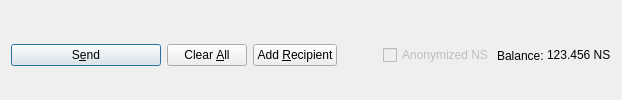
         <widget class="QFrame" name="frame_Send">
          <layout class="QHBoxLayout" name="horizontalLayout">
           <property name="bottomMargin">
            <number>0</number>
           </property>
           <item>
            <widget class="QPushButton" name="sendButton">
             <property name="minimumSize">
              <size>
               <width>150</width>
               <height>0</height>
              </size>
             </property>
             <property name="toolTip">
              <string>Confirm the send action</string>
             </property>
             <property name="text">
              <string>S&amp;end</string>
             </property>
             <property name="icon">
              <iconset resource="../nodestats.qrc">
               <normaloff>:/icons/send</normaloff>:/icons/send</iconset>
             </property>
             <property name="autoDefault">
              <bool>false</bool>
             </property>
             <property name="default">
              <bool>true</bool>
             </property>
            </widget>
           </item>
           <item>
            <widget class="QPushButton" name="clearButton">
             <property name="sizePolicy">
              <sizepolicy hsizetype="Minimum" vsizetype="Fixed">
               <horstretch>0</horstretch>
               <verstretch>0</verstretch>
              </sizepolicy>
             </property>
             <property name="toolTip">
              <string>Clear all fields of the form.</string>
             </property>
             <property name="text">
              <string>Clear &amp;All</string>
             </property>
             <property name="icon">
              <iconset resource="../nodestats.qrc">
               <normaloff>:/icons/remove</normaloff>:/icons/remove</iconset>
             </property>
             <property name="autoDefault">
              <bool>false</bool>
             </property>
            </widget>
           </item>
           <item>
            <widget class="QPushButton" name="addButton">
             <property name="toolTip">
              <string>Send to multiple recipients at once</string>
             </property>
             <property name="text">
              <string>Add &amp;Recipient</string>
             </property>
             <property name="icon">
              <iconset resource="../nodestats.qrc">
               <normaloff>:/icons/add</normaloff>:/icons/add</iconset>
             </property>
             <property name="autoDefault">
              <bool>false</bool>
             </property>
            </widget>
           </item>
           <item>
            <spacer name="horizontalSpacer">
             <property name="orientation">
              <enum>Qt::Horizontal</enum>
             </property>
             <property name="sizeHint" stdset="0">
              <size>
               <width>40</width>
               <height>20</height>
              </size>
             </property>
            </spacer>
           </item>
           <item>
            <layout class="QHBoxLayout" name="horizontalLayout_2">
             <property name="spacing">
              <number>3</number>
             </property>
             <item>
              <widget class="QCheckBox" name="checkzns">
               <property name="enabled">
                <bool>false</bool>
               </property>
               <property name="text">
                <string>Anonymized NS</string>
               </property>
              </widget>
             </item>
             <item>
              <widget class="QLabel" name="label">
               <property name="text">
                <string>Balance:</string>
               </property>
              </widget>
             </item>
             <item>
              <widget class="QLabel" name="labelBalance">
               <property name="sizePolicy">
                <sizepolicy hsizetype="Preferred" vsizetype="Fixed">
                 <horstretch>0</horstretch>
                 <verstretch>0</verstretch>
                </sizepolicy>
               </property>
               <property name="cursor">
                <cursorShape>IBeamCursor</cursorShape>
               </property>
               <property name="text">
                <string notr="true">123.456 NS</string>
               </property>
               <property name="textInteractionFlags">
                <set>Qt::LinksAccessibleByMouse|Qt::TextSelectableByKeyboard|Qt::TextSelectableByMouse</set>
               </property>
              </widget>
             </item>
            </layout>
           </item>
          </layout>
         </widget>
